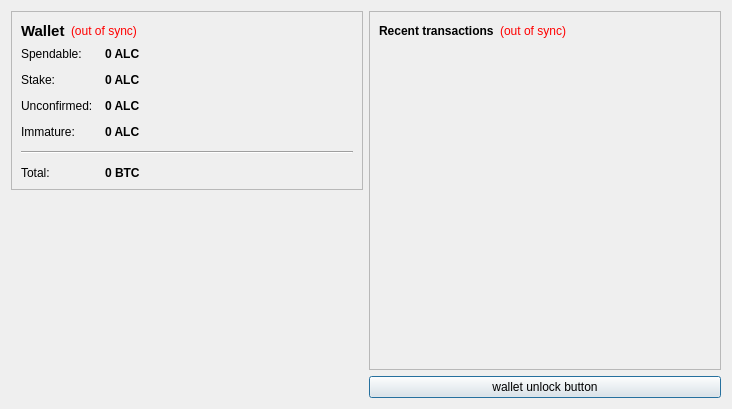
<?xml version="1.0" encoding="UTF-8"?>
<ui version="4.0">
 <class>OverviewPage</class>
 <widget class="QWidget" name="OverviewPage">
  <property name="geometry">
   <rect>
    <x>0</x>
    <y>0</y>
    <width>732</width>
    <height>409</height>
   </rect>
  </property>
  <property name="windowTitle">
   <string>Form</string>
  </property>
  <layout class="QHBoxLayout" name="horizontalLayout" stretch="0,0">
   <item>
    <layout class="QVBoxLayout" name="verticalLayout_2">
     <item>
      <widget class="QFrame" name="frame">
       <property name="frameShape">
        <enum>QFrame::StyledPanel</enum>
       </property>
       <property name="frameShadow">
        <enum>QFrame::Raised</enum>
       </property>
       <layout class="QVBoxLayout" name="verticalLayout_4">
        <item>
         <layout class="QHBoxLayout" name="horizontalLayout_4">
          <item>
           <widget class="QLabel" name="label_5">
            <property name="font">
             <font>
              <pointsize>11</pointsize>
              <weight>75</weight>
              <bold>true</bold>
             </font>
            </property>
            <property name="text">
             <string>Wallet</string>
            </property>
           </widget>
          </item>
          <item>
           <widget class="QLabel" name="labelWalletStatus">
            <property name="toolTip">
             <string>The displayed information may be out of date. Your wallet automatically synchronizes with the ArabLeagueCoin network after a connection is established, but this process has not completed yet.</string>
            </property>
            <property name="styleSheet">
             <string notr="true">QLabel { color: red; }</string>
            </property>
            <property name="text">
             <string notr="true">(out of sync)</string>
            </property>
            <property name="alignment">
             <set>Qt::AlignLeading|Qt::AlignLeft|Qt::AlignVCenter</set>
            </property>
           </widget>
          </item>
          <item>
           <spacer name="horizontalSpacer_2">
            <property name="orientation">
             <enum>Qt::Horizontal</enum>
            </property>
            <property name="sizeHint" stdset="0">
             <size>
              <width>40</width>
              <height>20</height>
             </size>
            </property>
           </spacer>
          </item>
         </layout>
        </item>
        <item>
         <layout class="QFormLayout" name="formLayout_2">
          <property name="fieldGrowthPolicy">
           <enum>QFormLayout::AllNonFixedFieldsGrow</enum>
          </property>
          <property name="horizontalSpacing">
           <number>12</number>
          </property>
          <property name="verticalSpacing">
           <number>12</number>
          </property>
          <item row="0" column="0">
           <widget class="QLabel" name="label">
            <property name="text">
             <string>Spendable:</string>
            </property>
           </widget>
          </item>
          <item row="0" column="1">
           <widget class="QLabel" name="labelBalance">
            <property name="font">
             <font>
              <weight>75</weight>
              <bold>true</bold>
             </font>
            </property>
            <property name="cursor">
             <cursorShape>IBeamCursor</cursorShape>
            </property>
            <property name="toolTip">
             <string>Your current spendable balance</string>
            </property>
            <property name="text">
             <string notr="true">0 ALC</string>
            </property>
            <property name="textInteractionFlags">
             <set>Qt::LinksAccessibleByMouse|Qt::TextSelectableByKeyboard|Qt::TextSelectableByMouse</set>
            </property>
           </widget>
          </item>
          <item row="1" column="0">
           <widget class="QLabel" name="label_6">
            <property name="text">
             <string>Stake:</string>
            </property>
           </widget>
          </item>
          <item row="1" column="1">
           <widget class="QLabel" name="labelStake">
            <property name="font">
             <font>
              <weight>75</weight>
              <bold>true</bold>
             </font>
            </property>
            <property name="cursor">
             <cursorShape>IBeamCursor</cursorShape>
            </property>
            <property name="toolTip">
             <string>Total of coins that was staked, and do not yet count toward the current balance</string>
            </property>
            <property name="text">
             <string notr="true">0 ALC</string>
            </property>
            <property name="textInteractionFlags">
             <set>Qt::LinksAccessibleByMouse|Qt::TextSelectableByKeyboard|Qt::TextSelectableByMouse</set>
            </property>
           </widget>
          </item>
          <item row="2" column="0">
           <widget class="QLabel" name="label_3">
            <property name="text">
             <string>Unconfirmed:</string>
            </property>
           </widget>
          </item>
          <item row="2" column="1">
           <widget class="QLabel" name="labelUnconfirmed">
            <property name="font">
             <font>
              <weight>75</weight>
              <bold>true</bold>
             </font>
            </property>
            <property name="cursor">
             <cursorShape>IBeamCursor</cursorShape>
            </property>
            <property name="toolTip">
             <string>Total of transactions that have yet to be confirmed, and do not yet count toward the current balance</string>
            </property>
            <property name="text">
             <string notr="true">0 ALC</string>
            </property>
            <property name="textInteractionFlags">
             <set>Qt::LinksAccessibleByMouse|Qt::TextSelectableByKeyboard|Qt::TextSelectableByMouse</set>
            </property>
           </widget>
          </item>
          <item row="3" column="0">
           <widget class="QLabel" name="labelImmatureText">
            <property name="text">
             <string>Immature:</string>
            </property>
           </widget>
          </item>
          <item row="3" column="1">
           <widget class="QLabel" name="labelImmature">
            <property name="font">
             <font>
              <weight>75</weight>
              <bold>true</bold>
             </font>
            </property>
            <property name="toolTip">
             <string>Mined balance that has not yet matured</string>
            </property>
            <property name="text">
             <string notr="true">0 ALC</string>
            </property>
            <property name="textInteractionFlags">
             <set>Qt::LinksAccessibleByMouse|Qt::TextSelectableByKeyboard|Qt::TextSelectableByMouse</set>
            </property>
           </widget>
          </item>
          <item row="4" column="0" colspan="2">
           <widget class="Line" name="line">
            <property name="orientation">
             <enum>Qt::Horizontal</enum>
            </property>
           </widget>
          </item>
          <item row="5" column="0">
           <widget class="QLabel" name="labelTotalText">
            <property name="text">
             <string>Total:</string>
            </property>
           </widget>
          </item>
          <item row="5" column="1">
           <widget class="QLabel" name="labelTotal">
            <property name="font">
             <font>
              <weight>75</weight>
              <bold>true</bold>
             </font>
            </property>
            <property name="cursor">
             <cursorShape>IBeamCursor</cursorShape>
            </property>
            <property name="toolTip">
             <string>Your current total balance</string>
            </property>
            <property name="text">
             <string notr="true">0 BTC</string>
            </property>
            <property name="textInteractionFlags">
             <set>Qt::LinksAccessibleByMouse|Qt::TextSelectableByKeyboard|Qt::TextSelectableByMouse</set>
            </property>
           </widget>
          </item>
         </layout>
        </item>
       </layout>
      </widget>
     </item>
     <item>
      <spacer name="verticalSpacer_4">
       <property name="orientation">
        <enum>Qt::Vertical</enum>
       </property>
       <property name="sizeHint" stdset="0">
        <size>
         <width>20</width>
         <height>40</height>
        </size>
       </property>
      </spacer>
     </item>
     <item>
      <widget class="QLabel" name="label_2">
       <property name="text">
        <string/>
       </property>
       <property name="pixmap">
        <pixmap resource="../bitcoin.qrc">:/images/Wallet_Logo</pixmap>
       </property>
       <property name="alignment">
        <set>Qt::AlignCenter</set>
       </property>
      </widget>
     </item>
     <item>
      <spacer name="verticalSpacer">
       <property name="orientation">
        <enum>Qt::Vertical</enum>
       </property>
       <property name="sizeHint" stdset="0">
        <size>
         <width>20</width>
         <height>40</height>
        </size>
       </property>
      </spacer>
     </item>
    </layout>
   </item>
   <item>
    <layout class="QVBoxLayout" name="verticalLayout_3">
     <item>
      <widget class="QFrame" name="frame_2">
       <property name="frameShape">
        <enum>QFrame::StyledPanel</enum>
       </property>
       <property name="frameShadow">
        <enum>QFrame::Raised</enum>
       </property>
       <layout class="QVBoxLayout" name="verticalLayout">
        <item>
         <layout class="QHBoxLayout" name="horizontalLayout_2">
          <item>
           <widget class="QLabel" name="label_4">
            <property name="text">
             <string>&lt;b&gt;Recent transactions&lt;/b&gt;</string>
            </property>
           </widget>
          </item>
          <item>
           <widget class="QLabel" name="labelTransactionsStatus">
            <property name="toolTip">
             <string>The displayed information may be out of date. Your wallet automatically synchronizes with the ArabLeagueCoin network after a connection is established, but this process has not completed yet.</string>
            </property>
            <property name="styleSheet">
             <string notr="true">QLabel { color: red; }</string>
            </property>
            <property name="text">
             <string notr="true">(out of sync)</string>
            </property>
            <property name="alignment">
             <set>Qt::AlignRight|Qt::AlignTrailing|Qt::AlignVCenter</set>
            </property>
           </widget>
          </item>
          <item>
           <spacer name="horizontalSpacer">
            <property name="orientation">
             <enum>Qt::Horizontal</enum>
            </property>
            <property name="sizeHint" stdset="0">
             <size>
              <width>40</width>
              <height>20</height>
             </size>
            </property>
           </spacer>
          </item>
         </layout>
        </item>
        <item>
         <widget class="QListView" name="listTransactions">
          <property name="styleSheet">
           <string notr="true">QListView { background: transparent; }</string>
          </property>
          <property name="frameShape">
           <enum>QFrame::NoFrame</enum>
          </property>
          <property name="verticalScrollBarPolicy">
           <enum>Qt::ScrollBarAlwaysOff</enum>
          </property>
          <property name="horizontalScrollBarPolicy">
           <enum>Qt::ScrollBarAlwaysOff</enum>
          </property>
          <property name="selectionMode">
           <enum>QAbstractItemView::NoSelection</enum>
          </property>
         </widget>
        </item>
       </layout>
      </widget>
     </item>
     <item>
      <widget class="QPushButton" name="unlockWalletButton">
       <property name="sizePolicy">
        <sizepolicy hsizetype="Minimum" vsizetype="Fixed">
         <horstretch>0</horstretch>
         <verstretch>0</verstretch>
        </sizepolicy>
       </property>
       <property name="maximumSize">
        <size>
         <width>16777214</width>
         <height>16777214</height>
        </size>
       </property>
       <property name="toolTip">
        <string/>
       </property>
       <property name="text">
        <string>wallet unlock button</string>
       </property>
       <property name="checkable">
        <bool>false</bool>
       </property>
       <property name="autoDefault">
        <bool>false</bool>
       </property>
       <property name="default">
        <bool>true</bool>
       </property>
       <property name="flat">
        <bool>false</bool>
       </property>
      </widget>
     </item>
    </layout>
   </item>
  </layout>
 </widget>
 <resources>
  <include location="../bitcoin.qrc"/>
 </resources>
 <connections/>
</ui>
